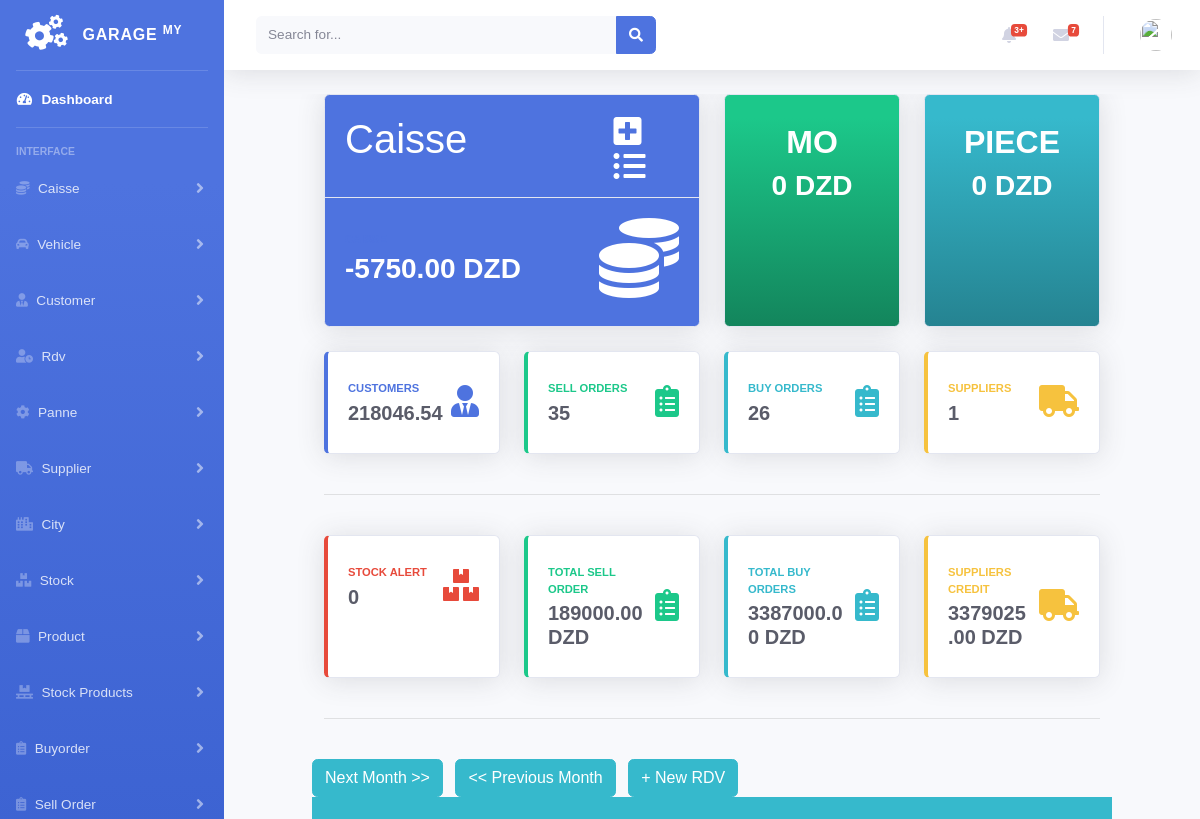
Before: / (upper part) with the older database file.
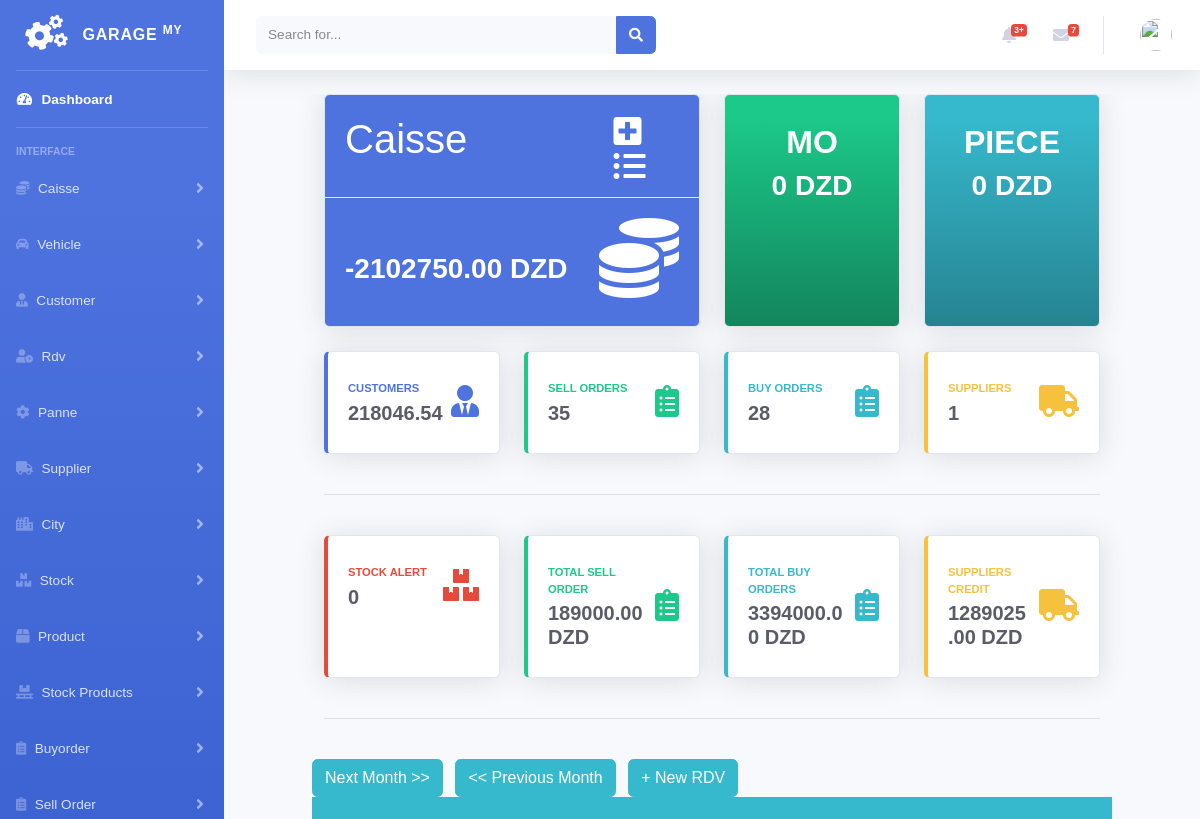
After: the same page with the newer database file.
### caisse/models.py (models this page shows)
class Caisse(models.Model):
    caisse_value = models.DecimalField(max_digits=10, decimal_places=2, default=0)
    updated = models.DateTimeField(auto_now=True)

### accounts/views.py (the view)
# urls.py: path('', views.home, name='home'),
def home(request):
    now = datetime.now()
    calendar_date = get_date(request.GET.get('month', None))
    none_html_calendar = Calendar(calendar_date.year, calendar_date.month)
    html_calendar = none_html_calendar.formatmonth(withyear=True)
    sellorders = Order.objects.all()  # .filter(created__year=now.year, created__month=now.month)
    buyorders = BuyOrder.objects.all()  # can be filtred by year & month
    today_sellorders = Order.objects.all().filter(created__year=now.year, created__month=now.month, created__day=now.day)
    allcustomers = Customer.objects.all()
    allsuppliers = Supplier.objects.all()
    caisse = Caisse.objects.all().filter()[:1].get().caisse_value
    customers = Customer.objects.all().count()
    suppliers = Supplier.objects.all().count()
    totaldebt = 0
    for customer in allcustomers:
        totaldebt += customer.debt
    totalcredit = 0
    for supplier in allsuppliers:
        totalcredit += supplier.credit
    buyorder_number = BuyOrder.objects.all().count()
    sellorder_number = Order.objects.all().count()
    totalsellorders = 0
    totalbuyorders = 0
    for order in sellorders:
        totalsellorders += order.get_total_item_panne()
    for order in buyorders:
        totalbuyorders += order.get_total_cost()
    totaltodaypanne=0
    totaltodaypiece=0
    for order in today_sellorders:
        totaltodaypanne += order.get_total_panne()
        totaltodaypiece += order.get_total_cost()
    stockproductsalertcount=0
    products = Product.objects.all()
    for product in products:
        stockproductsalertcount = StockProduct.objects.all().filter(quantity__lte=product.alert_quantity).count()
    if not stockproductsalertcount:
        stockproductsalertcount= 0
    context = {
        'calendar': mark_safe(html_calendar),
        'prev_month': prev_month(calendar_date),
        'next_month': next_month(calendar_date),
        'caisse': caisse, 'customers': customers,
        'buyorder_number': buyorder_number, 'sellorder_number': sellorder_number,
        'totalsellorders': totalsellorders, 'totalbuyorders': totalbuyorders,
        'stockproductsalertcount': stockproductsalertcount, 'suppliers': suppliers,
        'totaldebt': totaldebt, 'totalcredit': totalcredit,
        'totaltodaypanne': totaltodaypanne, 'totaltodaypiece': totaltodaypiece,
    }
    return render(request, 'dashboard.html', context)

### accounts/views.py (called while the page is built)
def get_date(req_day):
    if req_day:
        year, month = (int(x) for x in req_day.split('-'))
        return date(year, month, day=1)
    return datetime.today()

def prev_month(d):
    first = d.replace(day=1)
    prev_month = first - timedelta(days=1)
    month = 'month=' + str(prev_month.year) + '-' + str(prev_month.month)
    return month

def next_month(d):
    days_in_month = calendar.monthrange(d.year, d.month)[1]
    last = d.replace(day=days_in_month)
    next_month = last + timedelta(days=1)
    month = 'month=' + str(next_month.year) + '-' + str(next_month.month)
    return month

### buyorder/models.py (called while the page is built)
    def get_total_cost(self):
        return sum(item.get_cost() for item in self.items.all())

    def get_cost(self):
        return self.price * self.quantity

### rdv/utils.py (called while the page is built)
    def formatweek(self, theweek, rdvs):
        week = ''
        for d, weekday in theweek:
            week += self.formatday(d, rdvs)
        return f'<tr class="bg-gradient-info"> {week} </tr>'

### sellorder/models.py (called while the page is built)
    def get_total_item_panne(self):
        return sum(item.get_cost() for item in self.pannes.all()) + sum(item.get_cost() for item in self.items.all())

    def get_cost(self):
        return self.price * self.quantity

### accounts/templates/dashboard.html (shortened to what the changed rows need)
{% extends 'home.html' %}
{% load static %}
{% block content %}
<div class="row">
    <div class="col-xl-6 col-md-6 mb-4">
        <div class="card bg-primary shadow h-100 py-2">
            <div class="card-header bg-primary">
                <div class="row">
                    <div class="col-9">
                        <h1 class="bg-primary text-white">Caisse</h1>
                    </div>
                </div>
            </div>
            <div class="card-body">
                <div class="row no-gutters align-items-center">
                    <div class="col mr-2">
                        <div class="text-xs font-weight-bold text-primary text-uppercase mb-1">Caisse</div>
                        <div class="h3 mb-0 font-weight-bold text-white">{{caisse}} DZD</div>
                    </div>
                </div>
            </div>
        </div>
    </div>
    <div class="col-xl-3 col-md-3 mb-4">
        <div class="card bg-gradient-success shadow h-100 py-2">
            <a href="{% url 'sellorder:get_orders_pannes' %}">
                <div class="card-body text-center">
             <h2 class=" font-weight-bold text-white text-uppercase mb-2">MO</h2>
            </div>
            </a>
        </div>
    </div>
    <div class="col-xl-3 col-md-3 mb-4">
        <div class="card bg-gradient-info shadow h-100 py-2">
         <a href="{% url 'sellorder:get_orders_pieces' %}">
            <div class="card-body text-center">
                             <h2 class=" font-weight-bold text-white text-uppercase ">Piece</h2>
            </div>
         </a>
        </div>
    </div>
</div>
<div class="row">
    <div class="col-xl-3 col-md-6 mb-4">
        <div class="card border-left-info shadow h-100 py-2">
            <div class="card-body">
                <div class="row no-gutters align-items-center">
                    <div class="col mr-2">
                        <div class="text-xs font-weight-bold text-info text-uppercase mb-1">Buy Orders</div>
                        <div class="h5 mb-0 font-weight-bold text-gray-800">{% if buyorder_number %}{{buyorder_number}} {% else %} 0 {% endif %}</div>
                    </div>
                </div>
            </div>
        </div>
    </div>
    <br>
    <br>
    <div class="col-xl-3 col-md-6 mb-4">
        <div class="card border-left-info shadow h-100 py-2">
           <a href="{% url 'buyorder:buyorder_list' %}">
            <div class="card-body">
                <div class="row no-gutters align-items-center">
                    <div class="col mr-2">
                        <div class="text-xs font-weight-bold text-info text-uppercase mb-1">Total Buy Orders</div>
                        <div class="h5 mb-0 font-weight-bold text-gray-800">{{totalbuyorders}} DZD</div>
                    </div>
                </div>
            </div>
           </a>
        </div>
    </div>
    <div class="col-xl-3 col-md-6 mb-4">
        <div class="card border-left-warning shadow h-100 py-2">
            <div class="card-body">
                <div class="row no-gutters align-items-center">
                    <div class="col mr-2">
                        <div class="text-xs font-weight-bold text-warning text-uppercase mb-1">Suppliers Credit</div>
                        <div class="h5 mb-0 font-weight-bold text-gray-800"> {{totalcredit}} DZD</div>
                    </div>
                </div>
            </div>
        </div>
    </div>
    <br>
    <br>
</div>
<br>
{% endblock %}
{% block jsscript %}
<link rel="stylesheet" type="text/css" href="https://cdn.datatables.net/1.10.22/css/jquery.dataTables.css">
<link rel="stylesheet" href="https://ajax.googleapis.com/ajax/libs/jqueryui/1.12.1/themes/smoothness/jquery-ui.css">
<link rel="stylesheet" href="https://cdnjs.cloudflare.com/ajax/libs/chosen/1.8.7/chosen.min.css"/>
<link rel="stylesheet" type="text/css" href="https://cdn.datatables.net/1.10.22/css/jquery.dataTables.css">
{% endblock %}

Changed rows visible on the page:
changed Caisse: caisse_value "-5750.00" → "-2102750.00"
Other visible differences:
{{ buyorder_number }}: "26" → "28"
{{ totalbuyorders }}: "3387000.00" → "3394000.00"
{{ totalcredit }}: "3379025.00" → "1289025.00"
